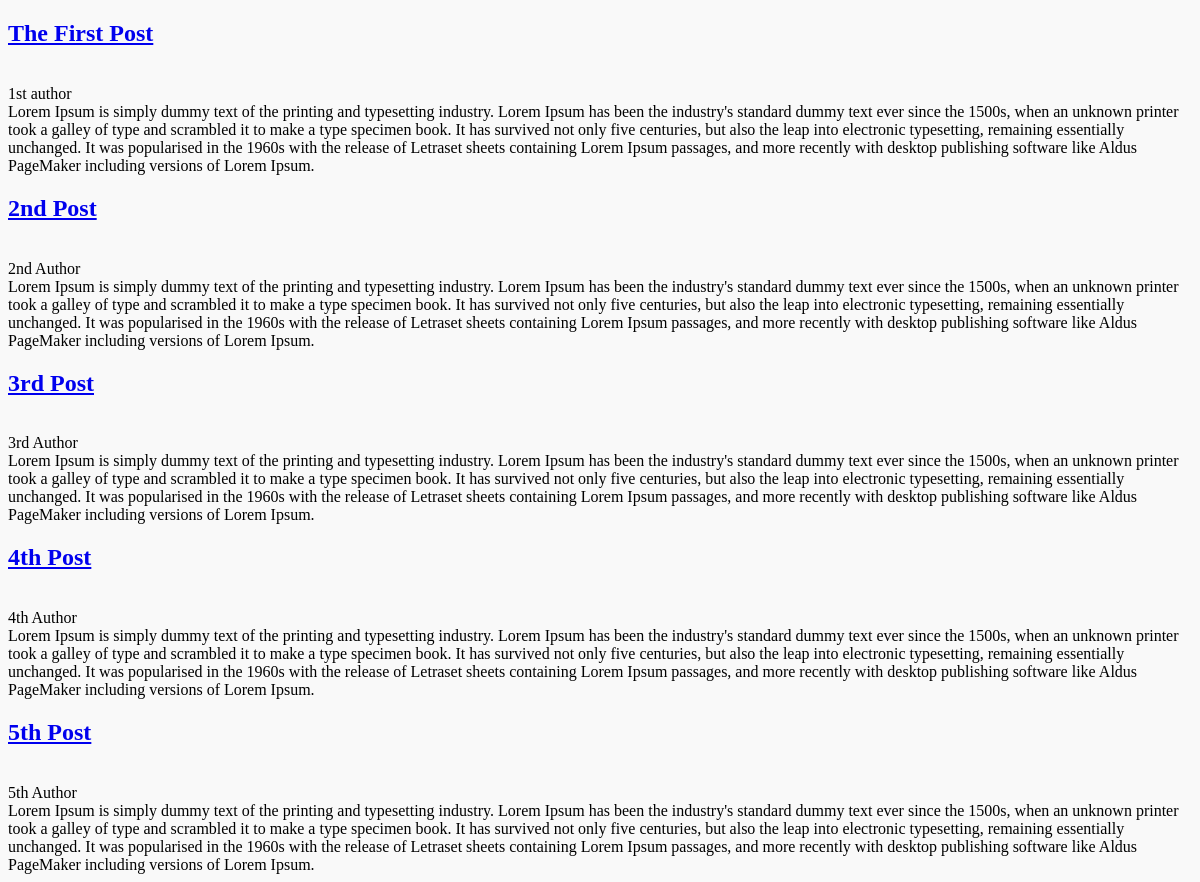
The page / on the database its author committed.
### tables this page shows
CREATE TABLE IF NOT EXISTS `articles` (
  `id` int(11) NOT NULL AUTO_INCREMENT,
  `title` varchar(255) NOT NULL,
  `author` varchar(255) NOT NULL,
  `body` longtext NOT NULL,
  PRIMARY KEY (`id`)
);

### index.php (the view, shortened to what this page needs)
<?php
$connection = mysql_connect('127.0.0.1', 'root', 'basketbal1');
if ($connection) {
  $result = mysql_query('SELECT id, title, author, body FROM articles');
  while ($row = mysql_fetch_array($result)) {
       print '<!DOCTYPE html>
          <html>
          <head>
          <title>Dan LAMP</title>
                    <style type="text/css">
                        body {
                                background-color: #F9f9f9;
                            }
                            h1 {
                                color: #4566EC;
                                font-family: "bebas";
                                font-size: 30px;
                            }
                            p {
                                font-family: "Times New Roman";
                                font-size: 20px;
                                color: #999999;
                            }
                    </style>
          </head> ';
       print '<body>';
    echo
         "<div>" . "<h2>" . "<a href='article.php?id=" . $row['id'] . "'>" .  $row['title'] . "</a>" . "</h2>" . "<br>" . "</div>" .
         " "  . $row['author']  . "<br>" .
         " "  . $row['body']  . "<br>";
         print '</body>';
         print '</html>';
  }
}
?>

### index.php (style rules this page uses)
body { background-color: #F9f9f9; }

### rows shown on the page
articles: title "The First Post", author "1st author", body "Lorem Ipsum is simply dummy text of the printing and typesetting industry. Lorem Ipsum has been the industry's standard dummy text ever since the 1500s, when an unknown printer took a galley of type and scrambled it to make a type specimen book. It has survived not only five centuries, but also the leap into electronic typesetting, remaining essentially unchanged. It was popularised in the 1960s with the release of Letraset sheets containing Lorem Ipsum passages, and more recently with desktop publishing software like Aldus PageMaker including versions of Lorem Ipsum."
articles: title "2nd Post", author "2nd Author", body "Lorem Ipsum is simply dummy text of the printing and typesetting industry. Lorem Ipsum has been the industry's standard dummy text ever since the 1500s, when an unknown printer took a galley of type and scrambled it to make a type specimen book. It has survived not only five centuries, but also the leap into electronic typesetting, remaining essentially unchanged. It was popularised in the 1960s with the release of Letraset sheets containing Lorem Ipsum passages, and more recently with desktop publishing software like Aldus PageMaker including versions of Lorem Ipsum."
articles: title "3rd Post", author "3rd Author", body "Lorem Ipsum is simply dummy text of the printing and typesetting industry. Lorem Ipsum has been the industry's standard dummy text ever since the 1500s, when an unknown printer took a galley of type and scrambled it to make a type specimen book. It has survived not only five centuries, but also the leap into electronic typesetting, remaining essentially unchanged. It was popularised in the 1960s with the release of Letraset sheets containing Lorem Ipsum passages, and more recently with desktop publishing software like Aldus PageMaker including versions of Lorem Ipsum."
articles: title "4th Post", author "4th Author", body "Lorem Ipsum is simply dummy text of the printing and typesetting industry. Lorem Ipsum has been the industry's standard dummy text ever since the 1500s, when an unknown printer took a galley of type and scrambled it to make a type specimen book. It has survived not only five centuries, but also the leap into electronic typesetting, remaining essentially unchanged. It was popularised in the 1960s with the release of Letraset sheets containing Lorem Ipsum passages, and more recently with desktop publishing software like Aldus PageMaker including versions of Lorem Ipsum."
articles: title "5th Post", author "5th Author", body "Lorem Ipsum is simply dummy text of the printing and typesetting industry. Lorem Ipsum has been the industry's standard dummy text ever since the 1500s, when an unknown printer took a galley of type and scrambled it to make a type specimen book. It has survived not only five centuries, but also the leap into electronic typesetting, remaining essentially unchanged. It was popularised in the 1960s with the release of Letraset sheets containing Lorem Ipsum passages, and more recently with desktop publishing software like Aldus PageMaker including versions of Lorem Ipsum."
